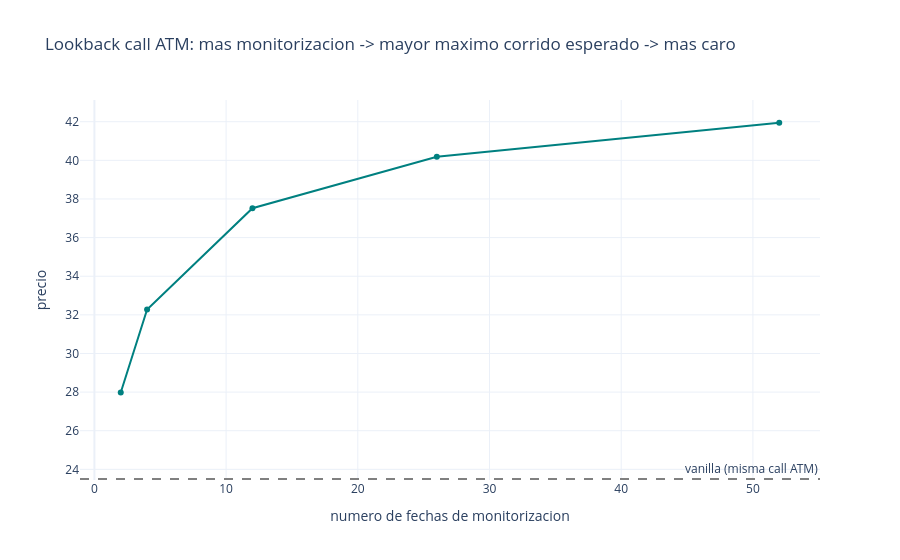

Notebook source saved alongside this figure:
### Markdown cell above
## 7. Lookback real: `running_max`/`running_min` (`PLAN_IMPROVE_NOTEBOOK.md` Fase 2)

Antes de esta fase, un lookback (payoff que depende del maximo/minimo CORRIDO de la
trayectoria, no de un conjunto fijo de fechas) no tenia ningun workaround posible con los
nodos soportados. `qd.running_max`/`qd.running_min` ya compilan, con una decision de diseno
importante: replican el AST de autoria ya existente (`docs/schema/engine.payoff/v1.schema.json`,
`cpp/engine/include/engine/payoff/expression.hpp`) y solo llevan el `observable`, SIN un
`schedule` propio -- el motor Rust reduce en evaluacion sobre los instantes YA conocidos en
preflight (`CompiledPayoff::required_times()`) que sean `<=` el instante en el que se usa el
resultado (ver el doc-comment de `ScalarOp::RunningMin` en
`rust/crates/engine-core/src/payoff/ir.rs`).

Practicamente, eso significa que si ningun otro nodo del contrato referencia fechas
intermedias del observable, `required_times()` no tiene mas puntos que el propio vencimiento.
Para dar al lookback un schedule de monitorizacion real (aqui, semanal) se usa una
`qd.average` con `weights` a CERO como "ancla": no contribuye ningun importe (`0.0 * ancla`),
solo inyecta esas fechas en `required_times()` -- documentado, no oculto.

Un lookback call paga `max(running_max(S) - K, 0)`: como el maximo corrido siempre domina al
fixing final, su precio es >= el de la vanilla del mismo strike -- y crece con la frecuencia
de monitorizacion (mas oportunidades de capturar un pico mas alto). El lookback put
(`running_min`) es simetrico.

### Code cell
def _monitoring_anchor(dates):
    """'Ancla' de monitorizacion: un qd.average con weights a cero, que no contribuye ningun
    importe pero inyecta 'dates' en required_times() -- ver la nota de la seccion. Patron
    documentado en el doc-comment de ScalarOp::RunningMin (ir.rs)."""
    return qd.average(OBS, dates, [0.0] * len(dates))


def lookback_call_contract(monitoring_dates, strike):
    seeded_running_max = qd.running_max(OBS) + 0.0 * _monitoring_anchor(monitoring_dates)
    return qd.when(T, qd.cashflow("USD", qd.maximum(seeded_running_max - strike, 0.0)))


def lookback_call_contract_manual(monitoring_dates, strike):
    """Replica horneada a mano (celda de verificacion cruzada): encadena qd.maximum sobre los
    mismos fixings, sin usar el nodo 'running_max' nativo."""
    running_max = qd.fixing(OBS, monitoring_dates[0])
    for t in monitoring_dates[1:]:
        running_max = qd.maximum(running_max, qd.fixing(OBS, t))
    return qd.when(T, qd.cashflow("USD", qd.maximum(running_max - strike, 0.0)))


weekly_dates = list(np.linspace(T / 52, T, 52))

# Verificacion cruzada: nativo vs horneado a mano deben coincidir EXACTAMENTE.
lookback_native_check = price_contract(
    lookback_call_contract(weekly_dates, S0), "LOOKBACK_NATIVE_CHECK"
)["PayoffPriceQ"].scalar
lookback_manual_check = price_contract(
    lookback_call_contract_manual(weekly_dates, S0), "LOOKBACK_MANUAL_CHECK"
)["PayoffPriceQ"].scalar
assert lookback_native_check == lookback_manual_check, (
    f"nativo={lookback_native_check} manual={lookback_manual_check}"
)
print(
    f"running_max nativo vs horneado a mano (52 fechas): "
    f"{lookback_native_check:.6f} == {lookback_manual_check:.6f} (coinciden exactamente)"
)

monitoring_grid = [2, 4, 12, 26, 52]
lookback_prices = []
for n in monitoring_grid:
    dates = list(np.linspace(T / n, T, n))
    lookback_prices.append(price_contract(lookback_call_contract(dates, S0), f"LOOKBACK_{n}")["PayoffPriceQ"].scalar)

fig = go.Figure()
fig.add_trace(go.Scatter(x=monitoring_grid, y=lookback_prices, mode="lines+markers", name="lookback call (running_max)", line=dict(color="teal")))
fig.add_hline(y=vanilla_price, line=dict(color="grey", dash="dash"), annotation_text="vanilla (misma call ATM)")
fig.update_layout(
    title="Lookback call ATM: mas monitorizacion -> mayor maximo corrido esperado -> mas caro",
    xaxis_title="numero de fechas de monitorizacion",
    yaxis_title="precio",
    template="plotly_white",
)
fig.show()

assert all(p >= vanilla_price - 1e-6 for p in lookback_prices), "el lookback deberia dominar siempre a la vanilla"

### Figure 1 — Plotly figure (JSON) as saved in the notebook; plotly's stock layout.template omitted (floating-point values rounded to 4 significant figures)
{"data": [{"line": {"color": "teal"}, "mode": "lines+markers", "name": "lookback call (running_max)", "type": "scatter", "x": [2, 4, 12, 26, 52], "y": [27.98, 32.28, 37.52, 40.19, 41.95]}], "layout": {"annotations": [{"showarrow": false, "text": "vanilla (misma call ATM)", "x": 1, "xanchor": "right", "xref": "x domain", "y": 23.5, "yanchor": "bottom", "yref": "y"}], "shapes": [{"line": {"color": "grey", "dash": "dash"}, "type": "line", "x0": 0, "x1": 1, "xref": "x domain", "y0": 23.5, "y1": 23.5, "yref": "y"}], "title": {"text": "Lookback call ATM: mas monitorizacion -> mayor maximo corrido esperado -> mas caro"}, "xaxis": {"title": {"text": "numero de fechas de monitorizacion"}}, "yaxis": {"title": {"text": "precio"}}}}
